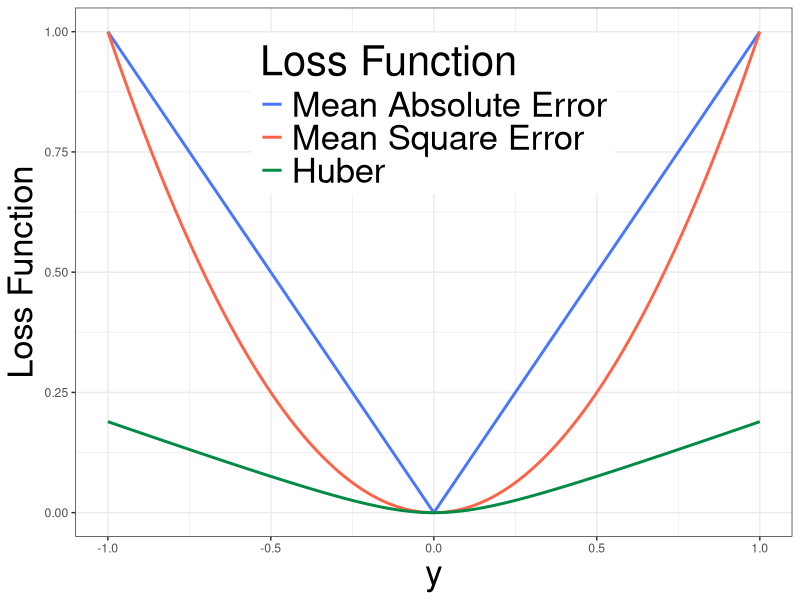

This figure's R source:
# Loss functions

L1_loss = function(x){abs(x)}
L2_loss = function(x){x*x}
Huber_loss = function(x){(0.24^2)*(sqrt(1 + (x/0.24)^2) - 1)}

x_init <- (-100:100)/100
x_full <- rep(-100:100,3)/100

# Plot

dummy_data <- cbind(x_full, rbind(cbind(L1_loss(x_init)), cbind(L2_loss(x_init)), cbind(Huber_loss(x_init))))

dummy_data <- cbind(dummy_data, rbind(cbind(rep(1:1,201)), cbind(rep(2:2,201)), cbind(rep(3:3,201))))

dummy_data <- as.data.frame(dummy_data)

colnames(dummy_data)[3] <- "Loss Function"

dummy_data$`Loss Function` <- as.factor(dummy_data$`Loss Function`)

library(ggplot2)

pdf("LossFunctions.pdf",15,10)
ggplot(data=dummy_data, aes(x=x_full, y=V2, group = `Loss Function`, colour = `Loss Function`)) + 
  geom_line(size = 1) + xlab("y") + ylab("Loss Function") + 
  scale_color_manual(labels = c("Mean Absolute Error", "Mean Square Error", "Huber"), values = c("royalblue1", "tomato", "springgreen4")) +
  theme_bw() + theme(
    legend.title = element_text(size = 30),
    legend.text = element_text(size = 25), legend.position=c(0.5, 0.8),
    axis.title.y=element_text(size=25),
    axis.title.x=element_text(size=25))
dev.off()
